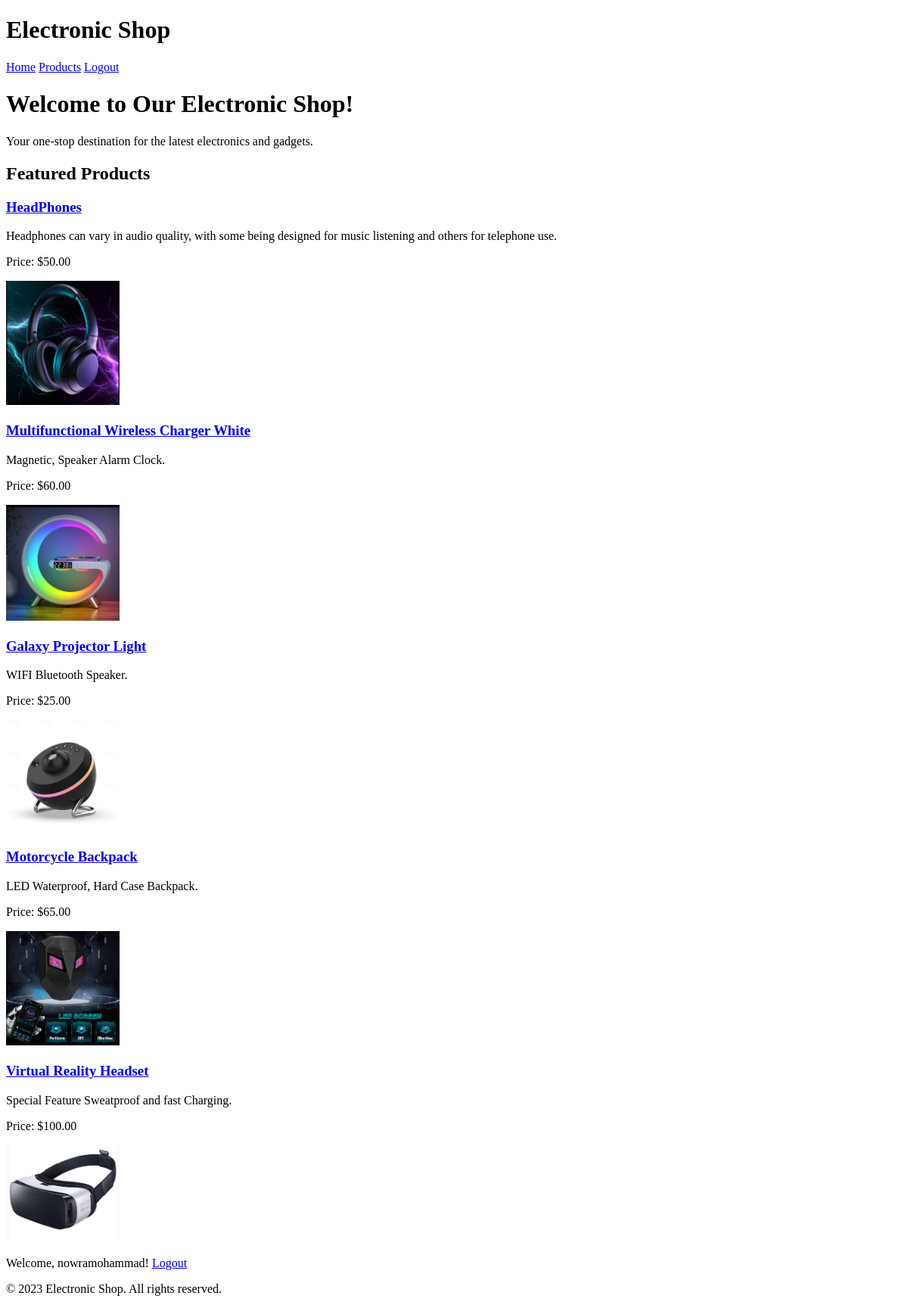
The app's page / (signed in) with its own data.
### shop/models.py (models this page shows, shortened)
class Product(models.Model):
    name = models.CharField(max_length=100)
    description = models.TextField()
    price = models.DecimalField(max_digits=10, decimal_places=2)
    image = models.ImageField(upload_to='products/images/', null=True, blank=True)
    featured = models.BooleanField(default=False)  # Add this line

### shop/views.py (the view)
# urls.py: 2. Add a URL to urlpatterns:  path('', views.home, name='home')
def home(request):
    featured_products = Product.objects.filter(featured=True)[:5]
    return render(request, 'shop/home.html', {'featured_products': featured_products})

### shop/templates/shop/home.html
{% extends 'shop/base.html' %}
{% load static %}
{% block content %}
  <h1>Welcome to Our Electronic Shop!</h1>
  <p>Your one-stop destination for the latest electronics and gadgets.</p>
  <h2>Featured Products</h2>
  <div class="featured-products">
    {% for product in featured_products %}
      <div class="product">
        <h3><a href="{% url 'product_detail' product.pk %}">{{ product.name }}</a></h3>
        <p>{{ product.description|truncatewords:20 }}</p>
        <p>Price: ${{ product.price }}</p>
        <img src="{{ product.image.url }}" alt="{{ product.name }}" width="150">
      </div>
    {% empty %}
      <p>No featured products available at the moment.</p>
    {% endfor %}
  </div>
  <div class="auth-links">
    {% if user.is_authenticated %}
      <p>Welcome, {{ user.username }}! <a href="{% url 'logout' %}">Logout</a></p>
    {% else %}
      <p><a href="{% url 'login' %}">Login</a> or <a href="{% url 'signup' %}">Sign Up</a> to start shopping!</p>
    {% endif %}
  </div>
{% endblock %}

### records on screen
Product: name "HeadPhones", description "Headphones can vary in audio quality, with some being designed for music listening and others for telephone use.", price "50.00", image (picture)
Product: name "Multifunctional Wireless Charger White", description "Magnetic, Speaker Alarm Clock.", price "60.00", image (picture)
Product: name "Galaxy Projector Light", description "WIFI Bluetooth Speaker.", price "25.00", image (picture)
Product: name "Motorcycle Backpack", description "LED Waterproof, Hard Case Backpack.", price "65.00", image (picture)
Product: name "Virtual Reality Headset", description "Special Feature Sweatproof and fast Charging.", price "100.00", image (picture)

### other values on screen
{{ user.username }} "nowramohammad"
